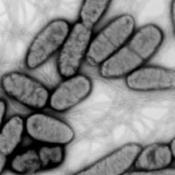
#> input picture data/treino/bacterias/002.jpg, 175 x 175 px; its folder holds only this picture in this run
$ jupyter execute --allow-errors proc_classification.ipynb   (older library calls are emulated)
#> lines starting #> are read from the running program, lines starting #| are printed output that depends on the picture
### Pré-processamento

[cell 1]
import os
from PIL import Image

[cell 2]
dirs = ['data/teste/bacterias/','data/treino/bacterias/','data/teste/bacterias/','data/treino/fungos/','data/teste/bacterias/','data/teste/fungos/']

for input_dir in dirs:
    os.makedirs(input_dir, exist_ok=True)

    for filename in os.listdir(input_dir):
        if filename.lower().endswith(('.png', '.jpeg', '.bmp', '.gif', '.tif', '.webp')):
            img_path = os.path.join(input_dir, filename)
            img = Image.open(img_path)

            if img.mode in ("RGBA", "P", "L"):
                img = img.convert("RGB")

            base_filename = os.path.splitext(filename)[0]
            output_path = os.path.join(input_dir, base_filename + '.jpg')
            img.save(output_path, 'JPEG')
#> pass 2 of the loop `for input_dir in dirs:`:

for input_dir in dirs:
    for filename in os.listdir(input_dir):
        img_path = os.path.join(input_dir, filename)
        if not filename.lower().endswith('.jpg'):
            os.remove(img_path)
#> pass 2 of the loop `for input_dir in dirs:`:

### Classificação

[cell 3]
import numpy as np
import matplotlib.pyplot as plt
import glob
import cv2
import os
import seaborn as sns
import pandas as pd
from skimage.filters import sobel

[cell 4]
SIZE = 128
train_images = []
train_labels = []

for directory_path in glob.glob("data/treino/*"):
    label = directory_path.split("\\")[-1]
    print(label)

    for img_path in glob.glob(os.path.join(directory_path, "*.jpg")):
        print('train', label, img_path)
        img = cv2.imread(img_path, cv2.IMREAD_COLOR) #Reading color images
#> img is the input picture: shape (175, 175, 3); min 0, max 237, mean 132.5
        img = cv2.resize(img, (SIZE, SIZE)) #Resize images
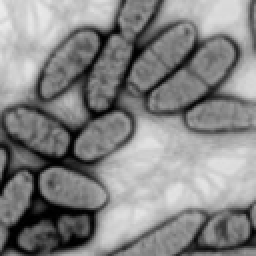
#> img: shape (128, 128, 3) (shown 2 times larger); min 0, max 235, mean 132.4
        img = cv2.cvtColor(img, cv2.COLOR_BGR2GRAY) #Optional step. Change BGR to RGB
#> img: shape (128, 128)
        train_images.append(img)
        train_labels.append(label)
#> pass 2 of the loop `for directory_path in glob.glob("data/treino/*"):`:
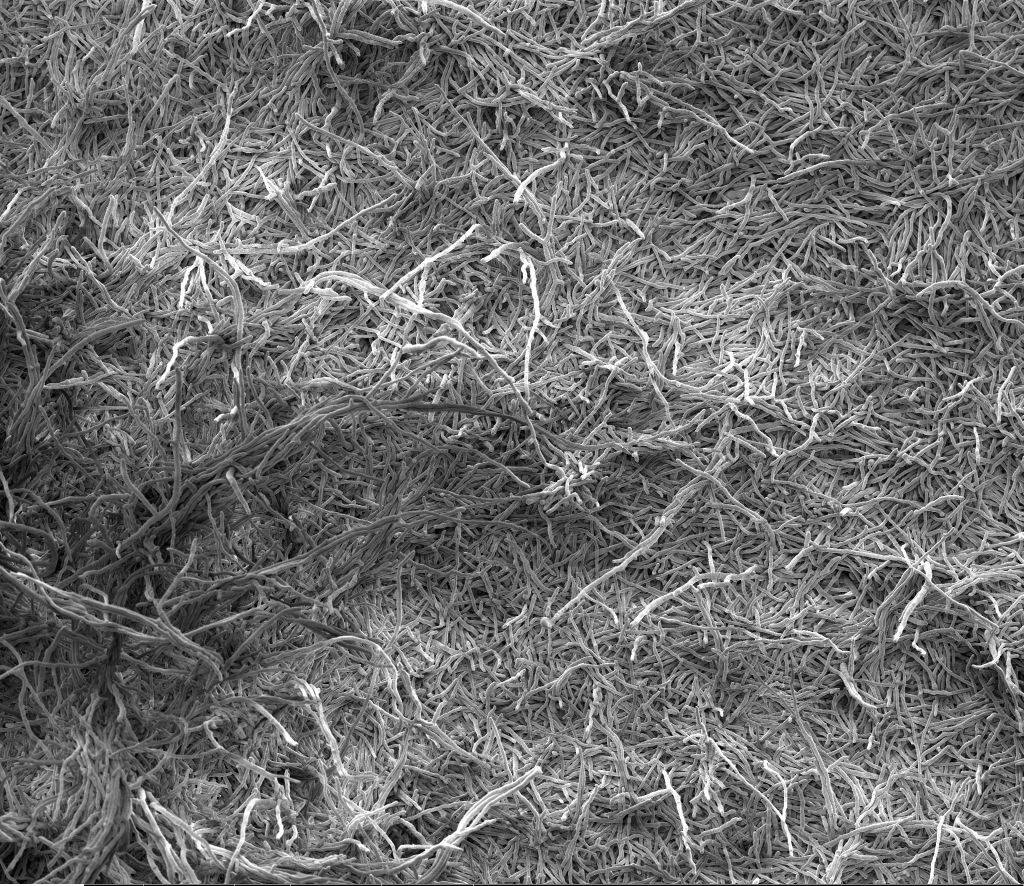
#> input picture data/treino/fungos/01_SE_001.jpg, 2048 x 1771 px (shown at 1/2 size)
#> img is the input picture: shape (1771, 2048, 3); min 0, max 255, mean 109.6
#> `img = cv2.resize(img, (SIZE, SIZE))`:
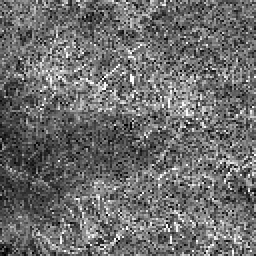
#> img: shape (128, 128, 3) (shown 2 times larger); min 0, max 255, mean 108.9

print('train_labels', train_labels)

train_images = np.array(train_images)
train_labels = np.array(train_labels)

[cell 5]
test_images = []
test_labels = []
for directory_path in glob.glob("data/teste/*"):
    label = directory_path.split("\\")[-1]
    print(label)
    for img_path in glob.glob(os.path.join(directory_path, "*.jpg")):
        print('test', label, img_path)
        img = cv2.imread(img_path, cv2.IMREAD_COLOR) #Reading color images
        img = cv2.resize(img, (SIZE, SIZE)) #Resize images
        img = cv2.cvtColor(img, cv2.COLOR_BGR2GRAY) #Optional step. Change BGR to RGB
        test_images.append(img)
        test_labels.append(label)
#> pass 2 of the loop `for directory_path in glob.glob("data/teste/*"):`:

test_images = np.array(test_images)
test_labels = np.array(test_labels)

[cell 6]
plt.subplot(121)
#> (the rest of this cell did not finish here and is left out)

[cell 7]
from sklearn import preprocessing

le = preprocessing.LabelEncoder()
le.fit(test_labels)
test_labels_encoded = le.transform(test_labels)
le.fit(train_labels)
train_labels_encoded = le.transform(train_labels)

x_train, y_train, x_test, y_test = train_images, train_labels_encoded, test_images, test_labels_encoded
#> y_train = [0, 1]; x_test = empty array; y_test = empty array
x_train, x_test = x_train / 255.0, x_test / 255.0

[cell 8]
print('x_train len', len(x_train))
#| x_train len 2

[cell 9]
print('x_test len', len(x_test))
#| x_test len 0

[cell 10]
def feature_extractor(dataset):
    x_train = dataset
    image_dataset = pd.DataFrame()
    for image in range(x_train.shape[0]):

        df = pd.DataFrame()
        input_img = x_train[image, :,:]
        img = input_img

        pixel_values = img.reshape(-1)
        df['Pixel_Value'] = pixel_values

        num = 1
        kernels = []
        for theta in range(2):
            theta = theta / 4. * np.pi
            for sigma in (1, 3):
                lamda = np.pi/4
                gamma = 0.5
                gabor_label = 'Gabor' + str(num)
                ksize=9
                kernel = cv2.getGaborKernel((ksize, ksize), sigma, theta, lamda, gamma, 0, ktype=cv2.CV_32F)
                kernels.append(kernel)

                fimg = cv2.filter2D(img, cv2.CV_8UC3, kernel)
                filtered_img = fimg.reshape(-1)
                df[gabor_label] = filtered_img
                print(gabor_label, ': theta=', theta, ': sigma=', sigma, ': lamda=', lamda, ': gamma=', gamma)
                num += 1

        edge_sobel = sobel(img)
        edge_sobel1 = edge_sobel.reshape(-1)
        df['Sobel'] = edge_sobel1

        image_dataset = pd.concat([image_dataset, df], ignore_index=True)
#> this loop made 2 passes
#> pass 1, in feature_extractor, `edge_sobel = sobel(img)`:
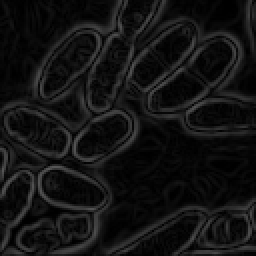
#> edge_sobel: shape (128, 128) float64 (shown 2 times larger); min 0, max 0.344, mean 0.0752
#> pass 2, in feature_extractor, `input_img = x_train[image, :,:]`:
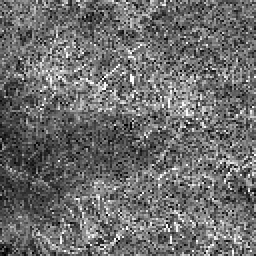
#> input_img: shape (128, 128) float64 (shown 2 times larger); min 0, max 1, mean 0.427
#> pass 2, in feature_extractor, `edge_sobel = sobel(img)`:
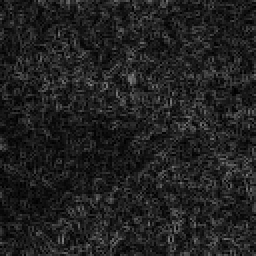
#> edge_sobel: shape (128, 128) float64 (shown 2 times larger); min 0.00277, max 0.512, mean 0.13
#> after the loop, theta = 0.785

    return image_dataset

[cell 11]
image_features = feature_extractor(x_train)
#> image_features = table of 32768 rows and 6 columns

n_features = image_features.shape[1]
#> n_features = 6
image_features = np.expand_dims(image_features, axis=0)
X_for_RF = np.reshape(image_features, (x_train.shape[0], -1))

[cell 12]
test_features = feature_extractor(x_test)
#> test_features = table of 0 rows and 0 columns
test_features = np.expand_dims(test_features, axis=0)
#> test_features = empty array
#> (the rest of this cell did not finish here and is left out)
